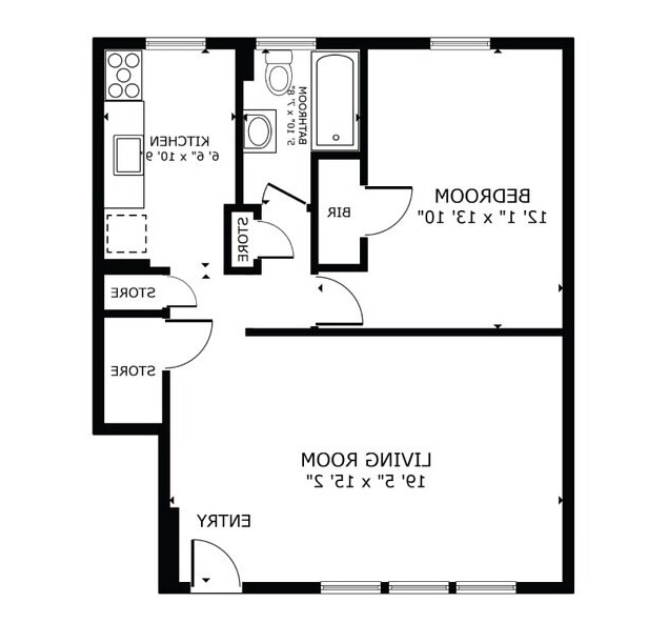
#> input picture floorplan.png, 668 x 630 px, found by its file name
$ python importer.py
#> lines starting #> are read from the running program, lines starting #| are printed output that depends on the picture; after the words box and inside, x2 and y2 are one past the last pixel; in counts of white or black regions, pixels touching at a corner belong together
"""
dimos_lite/importer.py — Converts a 2D floor plan image to the robot's grid.

This script reads a floor plan image (PNG/JPG), identifies walls (dark pixels),
and downsamples it into the 21x21 'W' and ' ' grid used by apartment_map.py.
"""

import cv2
import numpy as np
import os
import sys

# Constants
GRID_SIZE = 21
MAP_FILE = os.path.join(os.path.dirname(__file__), '..', 'apartment_map.py')

def import_floorplan(image_path):
#> called with image_path = 'floorplan.png'
    if not os.path.exists(image_path):
        print(f"[Importer] ✗ File not found: {image_path}")
        return

    # 1. Load image
    img = cv2.imread(image_path)
#> img is the input picture: shape (630, 668, 3); mean B, G, R 232.1, 232, 231.9
    if img is None:
        print(f"[Importer] ✗ Could not read image: {image_path}")
        return

    # 2. Pre-process
    gray = cv2.cvtColor(img, cv2.COLOR_BGR2GRAY)

    # Invert if the image has a dark background with light walls
    # (Most LiDAR apps export black walls on white background)
    # We want black = Wall (0), white = Open (255)
    _, thresh = cv2.threshold(gray, 200, 255, cv2.THRESH_BINARY)
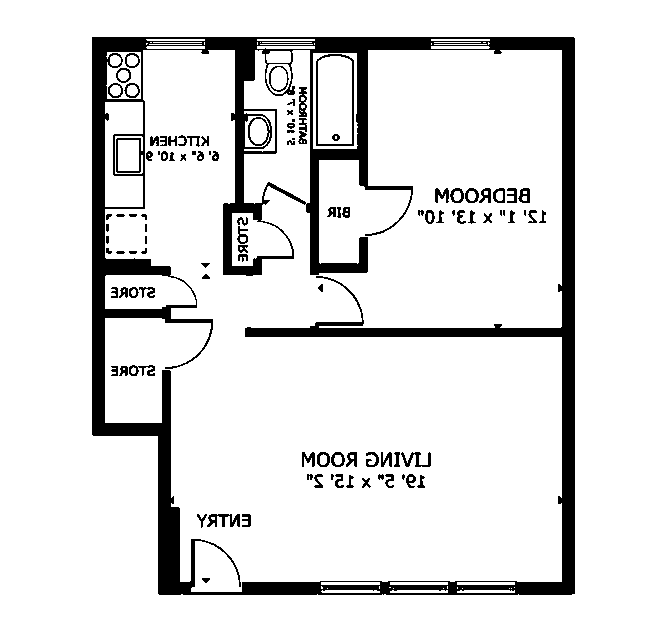
#> thresh: shape (630, 668); 88.8% white; 105 black regions (13 under 20 px), largest, box (x1, y1, x2, y2) and area: (92, 37, 575, 595) 40798, (316, 54, 354, 146) 489, (207, 514, 240, 527) 237

    # 3. Downsample to GRID_SIZE x GRID_SIZE
    # We use INTER_AREA for better downsampling of thin lines
    resized = cv2.resize(thresh, (GRID_SIZE, GRID_SIZE), interpolation=cv2.INTER_AREA)
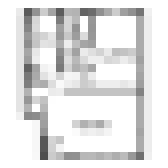
#> resized: shape (21, 21) (shown 8 times larger); min 78, max 255, mean 226.4

    # 4. Convert to ASCII
    # Stricter threshold: Only very dark pixels are walls (0-150)
    # This prevents 'gray' antialiased pixels from becoming 10cm blocks
    grid = []
    for r in range(GRID_SIZE):
        row = []
        for c in range(GRID_SIZE):
            if resized[r, c] < 150:
                row.append('W')
            else:
                row.append(' ')
        grid.append(row)

    # 5. Add a 1-cell perimeter of 'W' for safety
    for c in range(GRID_SIZE):
        grid[0][c] = 'W'
        grid[GRID_SIZE-1][c] = 'W'
    for r in range(GRID_SIZE):
        grid[r][0] = 'W'
        grid[r][GRID_SIZE-1] = 'W'

    # 6. Ensure the robot start area is open (3x3 clearing)
    mid = GRID_SIZE // 2
    for dr in [-1, 0, 1]:
        for dc in [-1, 0, 1]:
            grid[mid + dr][mid + dc] = ' '

    # 7. Write to apartment_map.py
    with open(MAP_FILE, 'w') as f:
        f.write('"""\n')
        f.write(f'apartment_map.py — Imported from {os.path.basename(image_path)}\n')
        f.write('Generated via dimos_lite/importer.py\n')
        f.write('"""\n\n')
        f.write('def make_row(s): return list(s)\n\n')
        f.write('APARTMENT_PRIOR = [\n')
        for row in grid:
            line = "".join(row)
            f.write(f'    make_row("{line}"),\n')
        f.write(']\n\n')
        f.write(f'assert len(APARTMENT_PRIOR) == {GRID_SIZE}\n')
        f.write(f'assert all(len(r) == {GRID_SIZE} for r in APARTMENT_PRIOR)\n')

    print(f"[Importer] ✓ Successfully converted {image_path} to {MAP_FILE}")
    print(f"[Importer] Grid: {GRID_SIZE}x{GRID_SIZE}")

if __name__ == "__main__":
    path = sys.argv[1] if len(sys.argv) > 1 else "floorplan.png"
    import_floorplan(path)
